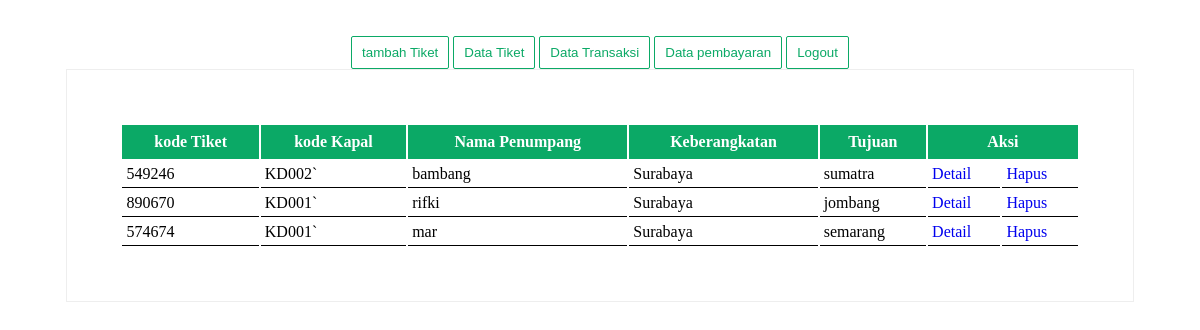
Screenshot of /index.php?act=data-tiket (signed in) with the database file from the repository.
### tables this page shows
CREATE TABLE `tiket` (
  `idTiket` int(11) NOT NULL,
  `kodeTiket` varchar(255) NOT NULL,
  `kodeKapal` varchar(255) NOT NULL,
  `namaPembeli` varchar(255) NOT NULL,
  `tglBerangkat` date NOT NULL,
  `waktuBerangkat` time NOT NULL,
  `waktuSampai` time NOT NULL,
  `harga` int(100) NOT NULL,
  `noKursi` int(100) NOT NULL,
  `kelas` varchar(30) NOT NULL,
  `berangkat` varchar(40) NOT NULL,
  `tujuan` varchar(40) NOT NULL,
  `total` int(100) NOT NULL
);

### data-tiket.php (the view, shortened to what this page needs)
<center>
	<table class = "tabel">
		<tr>
			<th>kode Tiket</th>
			<th>kode Kapal</th>
			<th>Nama Penumpang</th>
			<th>Keberangkatan</th>
			<th>Tujuan</th>
			<th colspan="2">Aksi</th>
		</tr>
			<?php
				$q = mysqli_query($conn, "select * from tiket");
				while($a = mysqli_fetch_array($q)){
			?>
		<tr>
			<td><?= $a['kodeTiket']?></td>
			<td><?= $a['kodeKapal']?></td>
			<td><?= $a['namaPembeli']?></td>
			<td><?= $a['berangkat']?></td>
			<td><?= $a['tujuan']?></td>
			<td><a href=".?detail=<?= $a['idTiket']?>">Detail</a></td>
			<td><a href="?act=data-tiket&hapus=<?= $a['idTiket']?>">Hapus</a></td>
		</tr>
			<?php }?>
	</table>
</center>

### index.php (shortened to what this page needs)
<?php
	include 'db.php';
		?>
<!DOCTYPE html>
<html>
<head>
	<link rel= "stylesheet" type="text/css" href= "style.css">
	<link rel= "stylesheet" type="text/css" href= "tampilan.css">
</head>
<body>
<div class ="content">
	<center>
		<a href ="index.php?act=tambah-tiket"><input type="submit" class="submit" value="tambah Tiket"></a>
		<a href ="index.php?act=data-tiket"><input type="submit" class="submit" value="Data Tiket"></a>
		<a href ="index.php?act=data-transaksi"><input type="submit" class="submit" value="Data Transaksi"></a>
		<a href ="index.php?act=data-pembayaran"><input type="submit" class="submit" value="Data pembayaran"></a>
		<a href ="logout.php"><input type="submit" class="submit" value="Logout"></a>
	</center>
	<div class="kotak">
		<?php
			if(isset($_GET['act'])){
				if($_GET['act'] == 'tambah-tiket')
					include 'tambah-tiket.php';
				else if($_GET['act'] == 'data-tiket')
					include 'data-tiket.php';
				else if($_GET['act'] == 'data-transaksi')
					include 'data-transaksi.php';
				else if($_GET['act'] == 'data-pembayaran')
					include 'data-pembayaran.php';
			}else if(isset($_GET['detail'])){
					include 'detail.php';
			}else {
				include 'data-transaksi.php';
			}
		?>
	</div>
</div>
</body>
</html>

### style.css (style rules this page uses)
.submit { padding: 8px 10px; background: #fff; color: #0ba966; border: 1px solid #0ba966; border-radius: 2px; }
.content { margin: 3% auto; }
.content a { text-decoration: none; }
.kotak { margin: auto; width: 90%; border: 1px solid #eee; }

### tampilan.css (style rules this page uses)
.tabel { margin: 5% auto; width: 90%; }
.tabel th { padding: 8px; color: #fff; background: #0ba966; }
.tabel td { padding: 4px; border-bottom:1px solid #000; }

### rows the page displays
tiket: kodeTiket "549246", kodeKapal "KD002`", namaPembeli "bambang", berangkat "Surabaya", tujuan "sumatra"
tiket: kodeTiket "890670", kodeKapal "KD001`", namaPembeli "rifki", berangkat "Surabaya", tujuan "jombang"
tiket: kodeTiket "574674", kodeKapal "KD001`", namaPembeli "mar", berangkat "Surabaya", tujuan "semarang"
